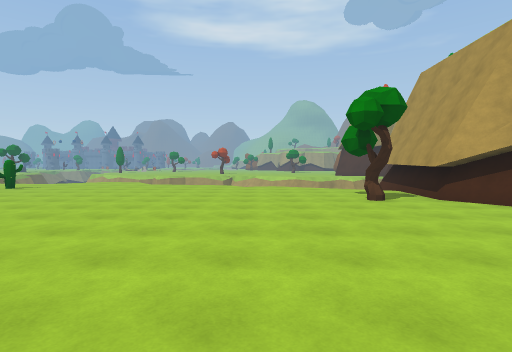
[1] (above)

23 first-person views from a walk through a Unity game level. The camera is 1.5 m above the floor, tilts 2° down and sees 80° across. The floor is counted in squares, 2 m on a side. Each view is taken from the middle of a square. On the plan, view 1 faces up. The plan holds only what a view shows up to about 10 squares ahead; the rest is blank. The place goes on beyond the plan. The player character is not drawn.

[2]
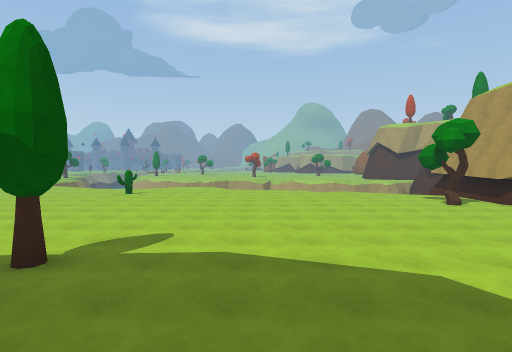

[3]
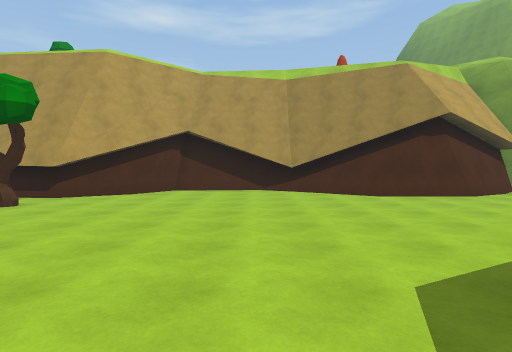

[4]
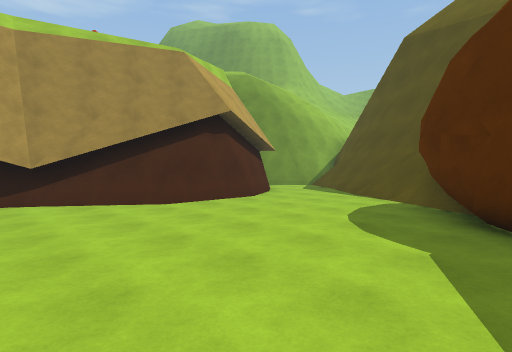

[5]
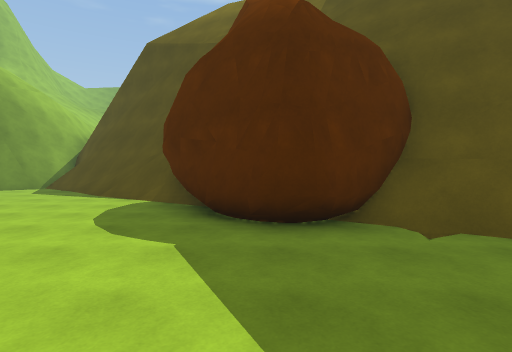

[6]
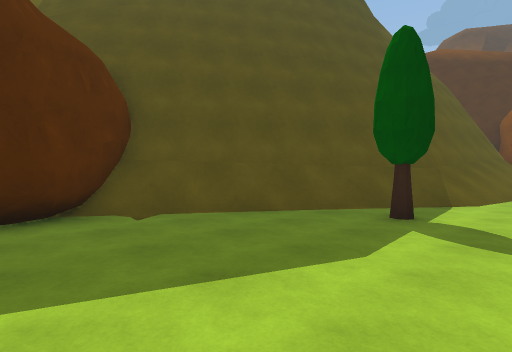

[7]
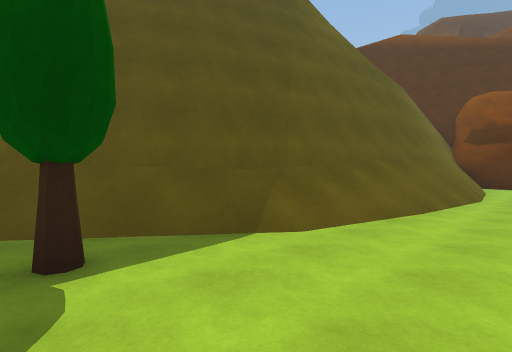

[8]
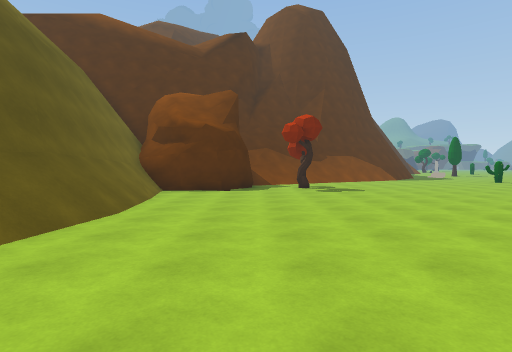

[9]
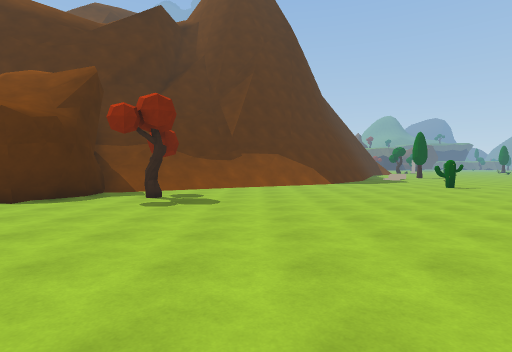

[10]
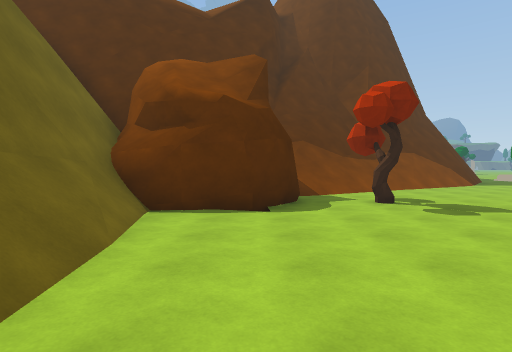

[11]
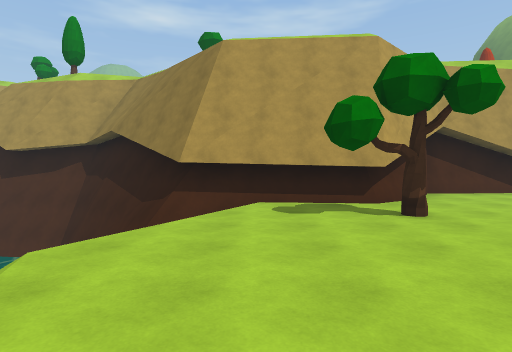

[12]
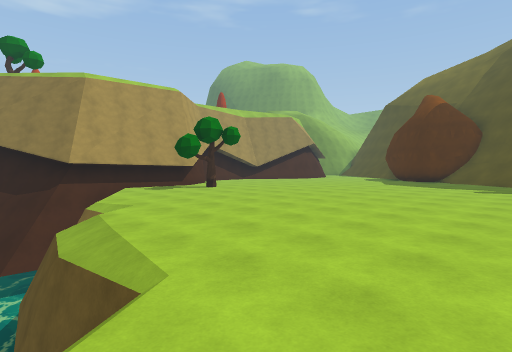

[13]
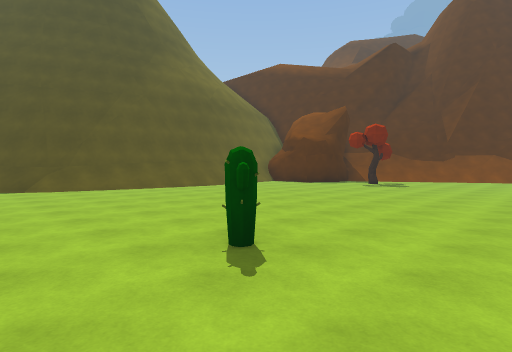

[14]
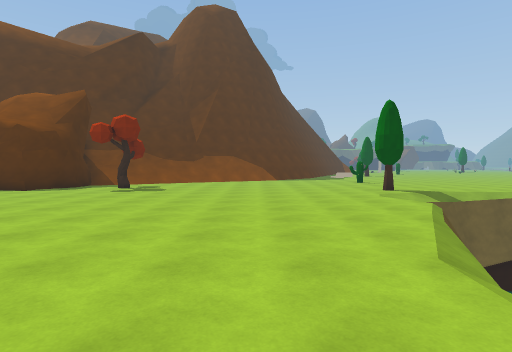

[15]
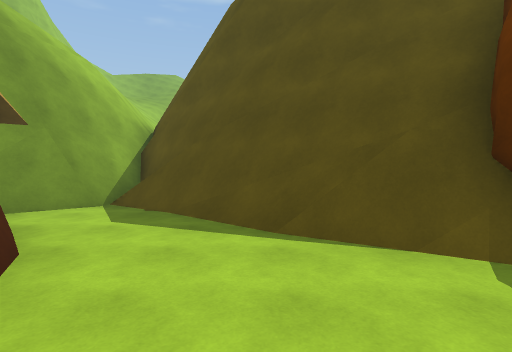

[16]
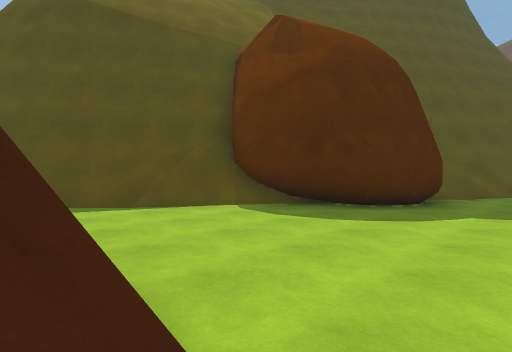

[17]
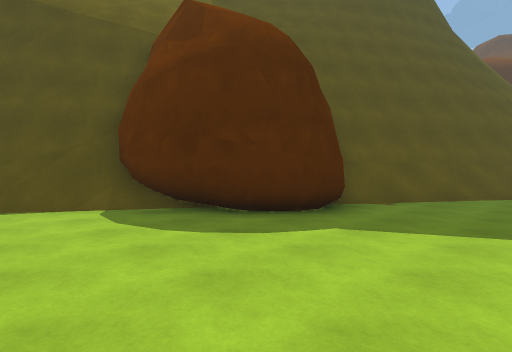

[18]
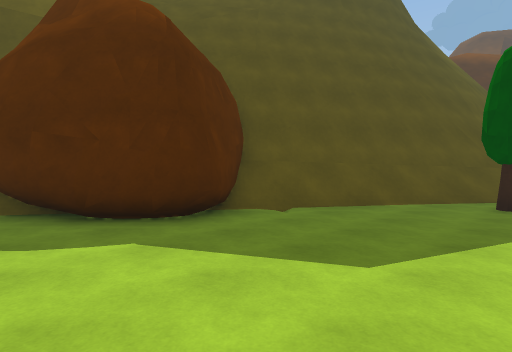

[19]
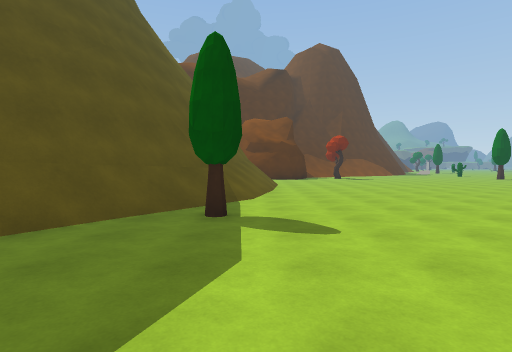

[20]
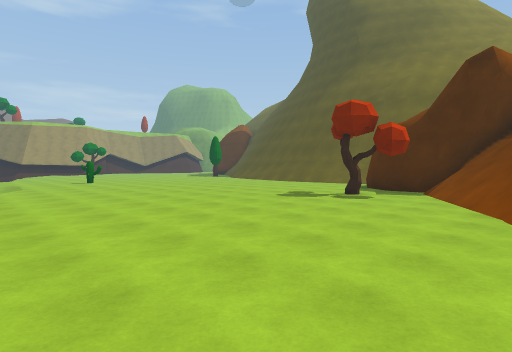

[21]
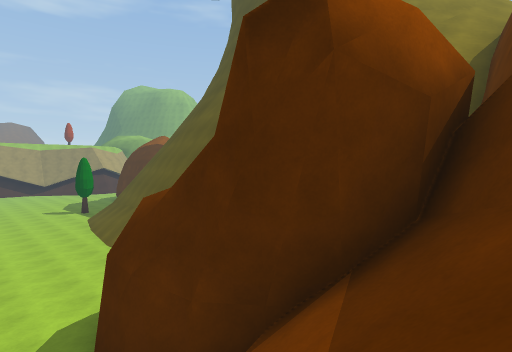

[22]
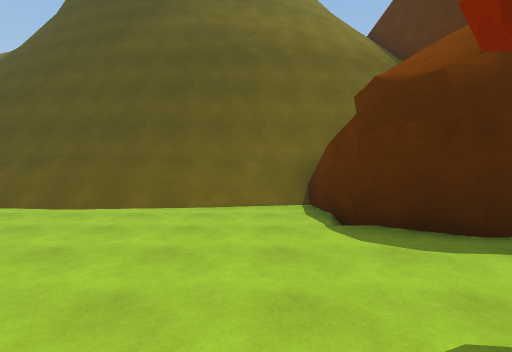

[23]
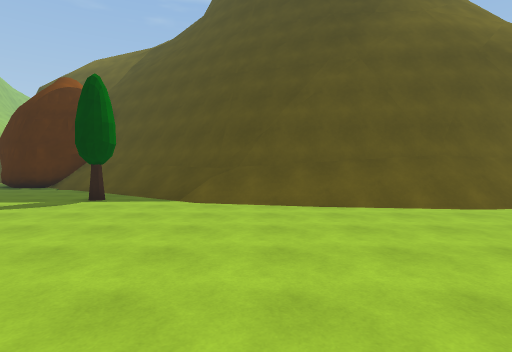

### Floor plan
Key: @ floor where view 1 was taken; # wall or solid block; . floor; / step, stairs or slope; = window, fence, low wall or low ledge; ^ raised ledge; v drop or lower ground; C cactus; T tree.
Columns run from 22 left of view 1 to 8 right of it. Each row starts with its distance up from view 1.
 15   ...T. vv                   v#
 14 ..........v                 v##
 13 ............vv  ..v        v##
 12 .....................vvvvvvv#
 11 .......................v  v##
 10 /.............C..........v##
  9 /.........................##
  8 //........................##
  7 //..T....................T##
  6 ///........................##
  5 ///.........................##
  4 #/###........................#
  3 ######.......................#
  2 v#####/////////..............#
  1 v v####^^^####//T...........##
  0 vvvvvvvv     ^##//....@.....#
 -1 v#v////vvv     ^#//........##
 -2  #////#####^    ^##/##.....#
 -3  #/        vv     #####....#
 -4  v//         vvv      #....##
 -5   //           vvvvv v##=...#
 -6  //             vvvv vv##/...
 -7  //               vvvvvv###..#
 -8                     /###vv####
 -9                      /vv/v###
-10                          /v #
-11                           vvvvv
-12                             vv

Where each view was taken, in squares from view 1:
view 1: 0 up, 0 right, facing up
view 2: 2 down, 3 left, facing up
view 3: 2 up, 3 left, facing right
view 4: 2 up, 1 left, facing down-right
view 5: 2 up, 1 left, facing down
view 6: 3 up, 1 left, facing down-left
view 7: 4 up, 5 left, facing down-left
view 8: 5 up, 8 left, facing left
view 9: 9 up, 11 left, facing left
view 10: 4 up, 12 left, facing left
view 11: 9 up, 2 left, facing right
view 12: 13 up, 6 left, facing down-right
view 13: 12 up, 6 left, facing down-left
view 14: 11 up, 8 left, facing left
view 15: 2 down, 3 right, facing down
view 16: 0 up, 5 right, facing down-left
view 17: 1 up, 3 right, facing down-left
view 18: 2 up, 1 right, facing down-left
view 19: 2 up, 1 left, facing left
view 20: 14 up, 22 left, facing down-right
view 21: 6 up, 22 left, facing down-right
view 22: 8 up, 16 left, facing down
view 23: 8 up, 9 left, facing down
